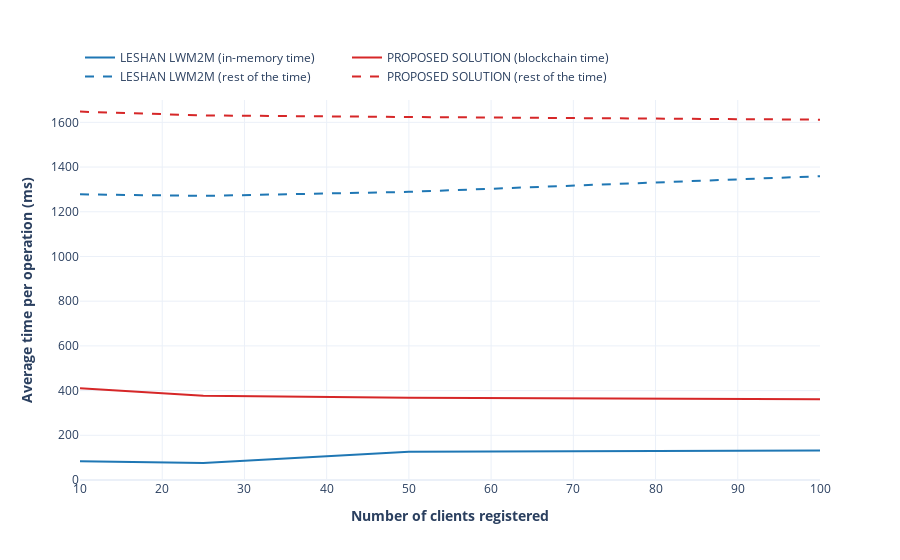

The cell this chart's notebook holds for it:
### Markdown cell above
### Eclipse Leshan vs Proposed solution. Average registration process

### Code cell
json_store = [84, 76, 126, 132]
json_rest = [1278, 1271, 1289, 1359]
bc_store = [410, 377, 368, 361]
bc_rest = [1648, 1631, 1624, 1612]

leshanVsProposed(json_store, json_rest, bc_store, bc_rest)

### Figure 1 — Plotly figure (JSON) as saved in the notebook; plotly's stock layout.template omitted (floating-point values rounded to 4 significant figures)
{"data": [{"line": {"color": "#1f77b4"}, "mode": "lines", "name": "LESHAN LWM2M (in-memory time)", "type": "scatter", "x": [10, 25, 50, 100], "y": [84, 76, 126, 132]}, {"line": {"color": "#d62728"}, "mode": "lines", "name": "PROPOSED SOLUTION (blockchain time)", "type": "scatter", "x": [10, 25, 50, 100], "y": [410, 377, 368, 361]}, {"line": {"color": "#1f77b4", "dash": "dash"}, "mode": "lines", "name": "LESHAN LWM2M (rest of the time)", "type": "scatter", "x": [10, 25, 50, 100], "y": [1278, 1271, 1289, 1359]}, {"line": {"color": "#d62728", "dash": "dash"}, "mode": "lines", "name": "PROPOSED SOLUTION (rest of the time)", "type": "scatter", "x": [10, 25, 50, 100], "y": [1648, 1631, 1624, 1612]}], "layout": {"legend": {"orientation": "h", "y": 1.15}, "xaxis": {"dtick": 10, "range": [10, 100], "tick0": 10, "title": {"text": "<b>Number of clients registered</b>"}}, "yaxis": {"range": [0, 1700], "title": {"text": "<b>Average time per operation (ms)</b>"}}}}
